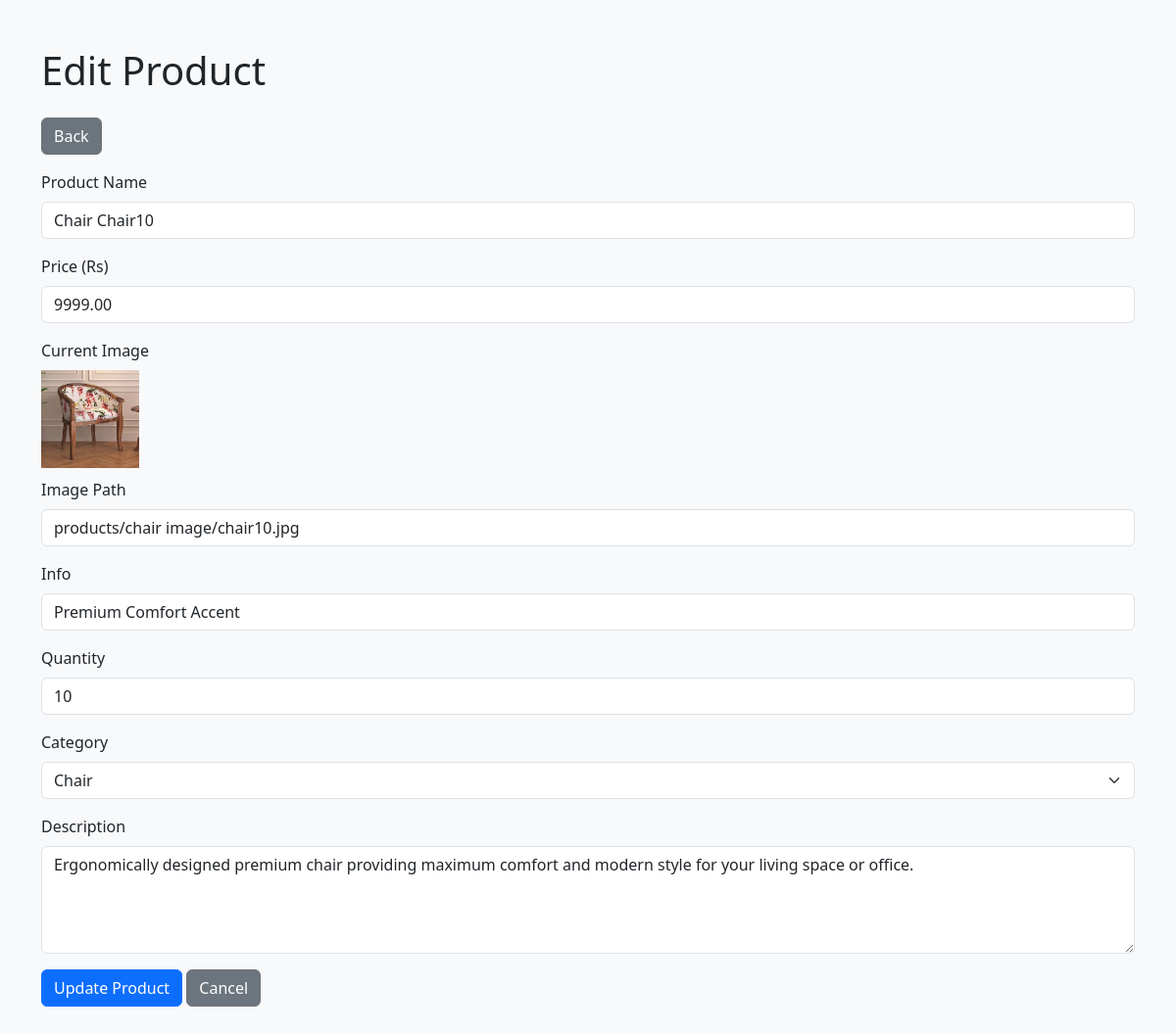
The page /admin_panal/edit_product.php?id=3 on the database its author committed.
### tables this page shows
CREATE TABLE IF NOT EXISTS `products` (
  `id` INT AUTO_INCREMENT PRIMARY KEY,
  `name` VARCHAR(255) NOT NULL,
  `price` DECIMAL(10,2) NOT NULL,
  `image_path` VARCHAR(255) NOT NULL,
  `info` VARCHAR(255) NOT NULL DEFAULT '',
  `quantity` INT NOT NULL DEFAULT 0,
  `category` VARCHAR(50) NOT NULL,
  `description` TEXT NOT NULL
);

### admin_panal/edit_product.php (the view, shortened to what this page needs)
<?php
include __DIR__ . '/../db_connection.php';
$id = $_GET['id'];
$sql = "SELECT * FROM `products` WHERE id=$id";
$result = $conn->query($sql);
$product = $result->fetch_assoc();
?>
<!DOCTYPE html>
<html lang="en">
<head>
    <link href="https://cdn.jsdelivr.net/npm/bootstrap@5.3.2/dist/css/bootstrap.min.css" rel="stylesheet">
</head>
<body class="bg-light">
    <div class="container py-5">
        <h1 class="mb-4">Edit Product</h1><a href="manage_products.php" class="btn btn-secondary mb-3">Back</a>
        <form method="POST">
            <div class="mb-3">
                <label class="form-label">Product Name</label>
                <input type="text" name="product_name" class="form-control" value="<?= $product['name']; ?>" required>
            </div>
            <div class="mb-3">
                <label class="form-label">Price (Rs)</label>
                <input type="number" name="price" class="form-control" value="<?= $product['price']; ?>" required>
            </div>
            <div class="mb-3">
                <label class="form-label">Current Image</label><br>
                <img src="<?= $product['image_path']; ?>" width="100" style="margin-bottom:10px;"><br>
                <label class="form-label">Image Path</label>
                <input type="text" name="image_path" class="form-control" value="<?= $product['image_path']; ?>" required>
            </div>
            <div class="mb-3">
                <label class="form-label">Info</label>
                <input type="text" name="info" class="form-control" value="<?= $product['info']; ?>" required>
            </div>
            <div class="mb-3">
                <label class="form-label">Quantity</label>
                <input type="number" name="quantity" class="form-control" value="<?= $product['quantity']; ?>" required>
            </div>
            <div class="mb-3">
                <label class="form-label">Category</label>
                <select name="category" class="form-select" required>
                    <option value="Chair" <?= $product['category'] == 'Chair' ? 'selected' : ''; ?>>Chair</option>
                </select>
            </div>
            <div class="mb-3">
                <label class="form-label">Description</label>
                <textarea name="description" class="form-control" rows="4" required><?= $product['description']; ?></textarea>
            </div>
            <button type="submit" name="update" class="btn btn-primary">Update Product</button>
            <a href="manage_products.php" class="btn btn-secondary">Cancel</a>
        </form>
    </div>
</body>
</html>

### rows shown on the page
products: product_name "Chair Chair10", price "9999.00", image_path (picture), image_path "products/chair image/chair10.jpg", info "Premium Comfort Accent", quantity "10", description "Ergonomically designed premium chair providing maximum comfort and modern style for your living space or office."
